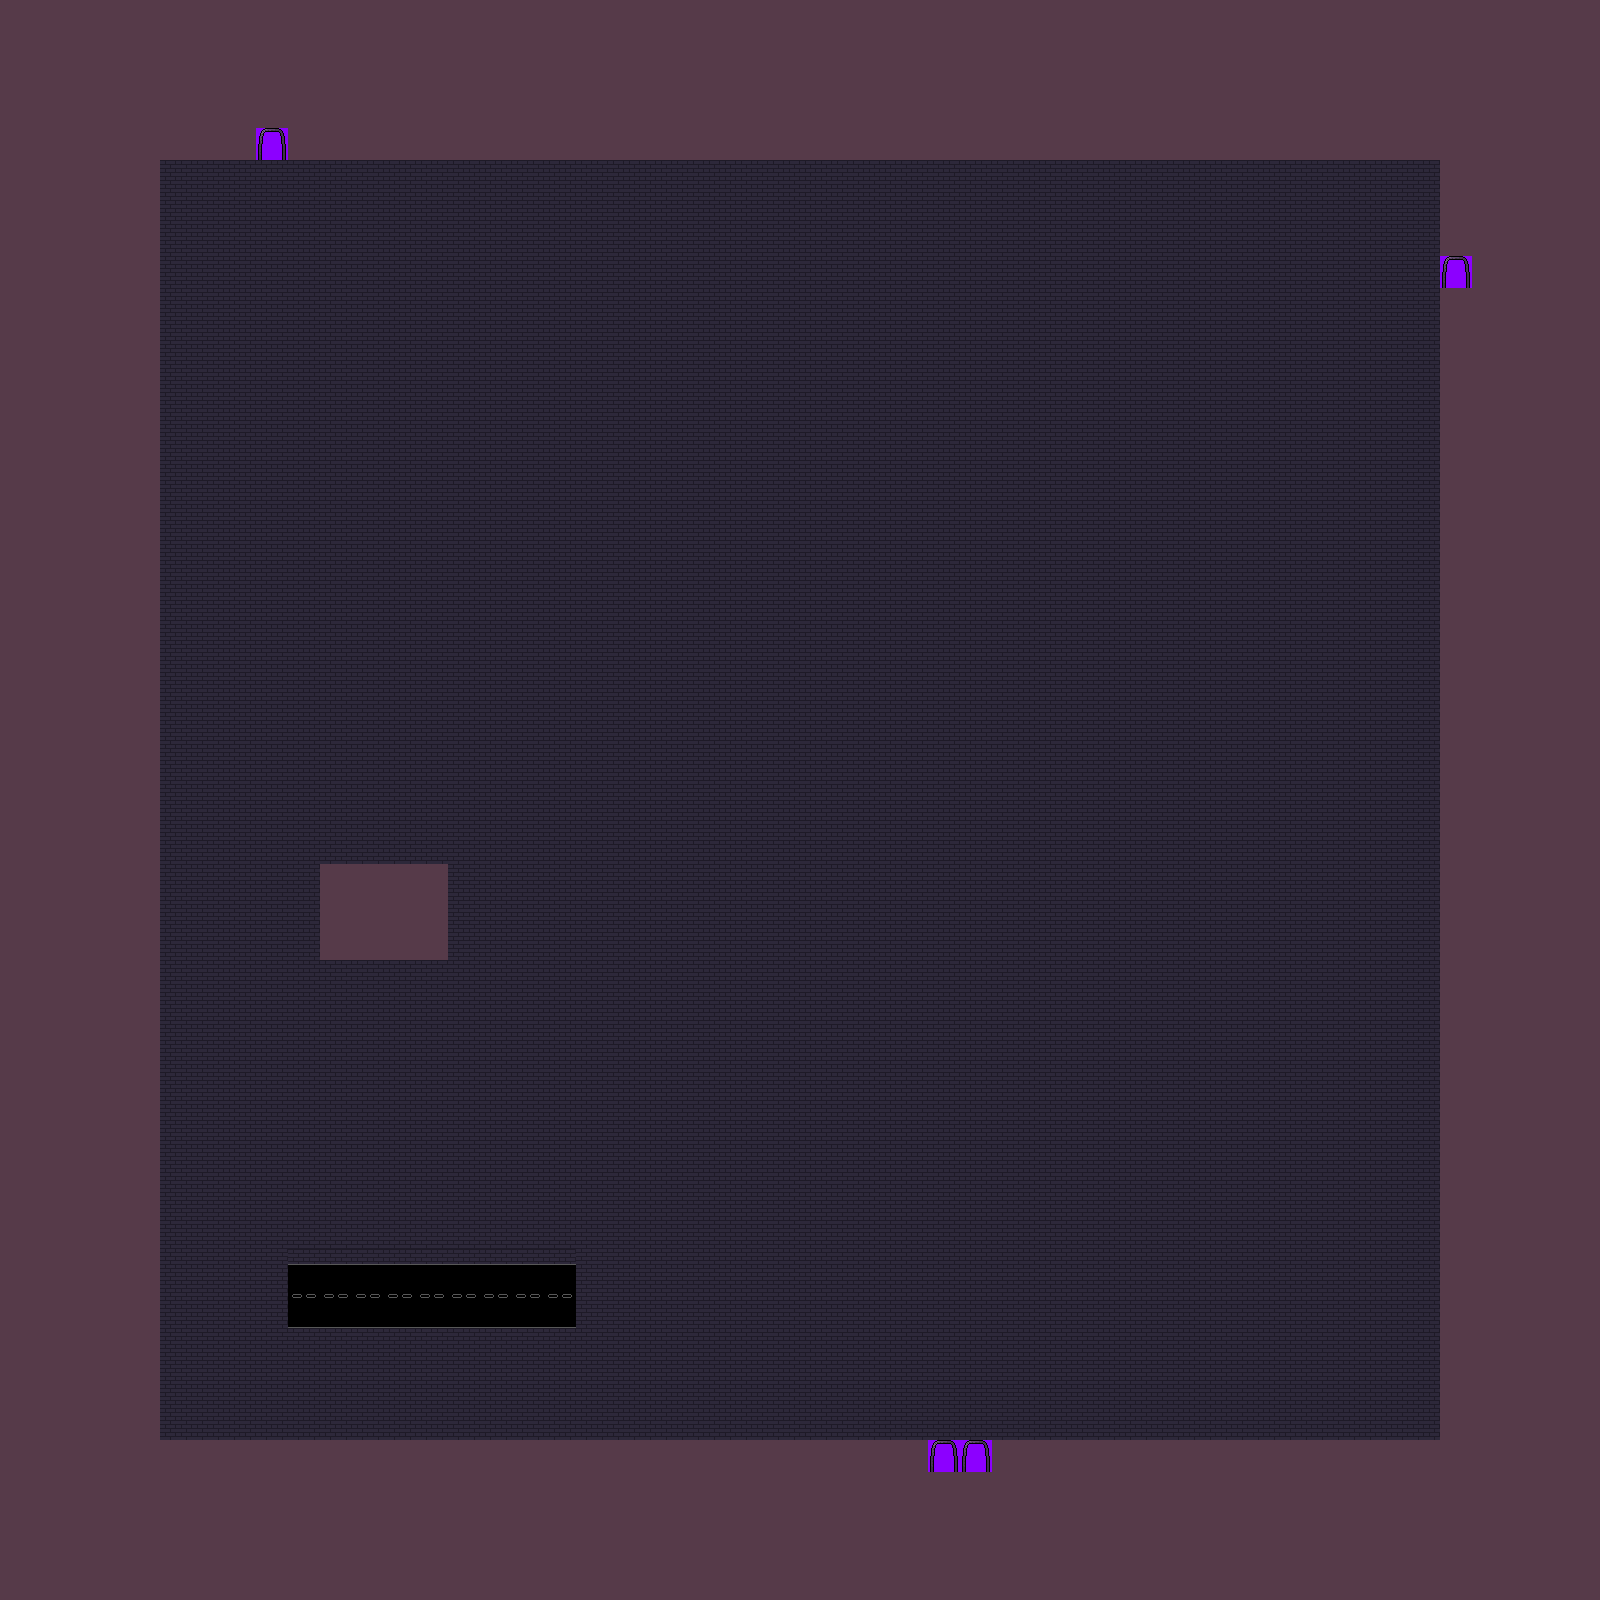

This game map was drawn from its Tiled (.tmx) file and the tilesets committed beside it. A one-line description and the trimmed map source follow:
An orthogonal 50x50 tile map with 32x32 px tiles, 2 tile layers (background, foreground).

<map version="1.10" tiledversion="1.10.2" orientation="orthogonal" renderorder="left-down" width="50" height="50" tilewidth="32" tileheight="32" infinite="0" nextlayerid="3" nextobjectid="1">
 <tileset firstgid="1" source="../tilesets/city_tileset.tsx" />
 <layer id="1" name="background" width="50" height="50">
  <data>[2500 cells, 2500 non-empty, 8 distinct tile ids]</data>
 </layer>
 <layer id="2" name="foreground" width="50" height="50">
  <data>[2500 cells, 4 non-empty, 1 distinct tile ids]</data>
 </layer>
</map>
